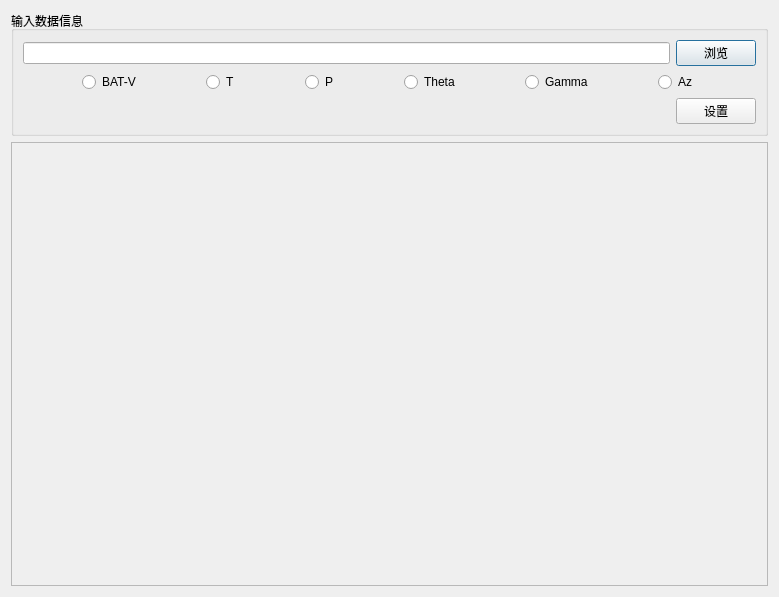
<?xml version="1.0" encoding="UTF-8"?>
<ui version="4.0">
 <class>OBNLogVisuailzationDisplay</class>
 <widget class="QDialog" name="OBNLogVisuailzationDisplay">
  <property name="geometry">
   <rect>
    <x>0</x>
    <y>0</y>
    <width>779</width>
    <height>597</height>
   </rect>
  </property>
  <property name="windowTitle">
   <string>Dialog</string>
  </property>
  <layout class="QGridLayout" name="gridLayout_2">
   <item row="0" column="0">
    <widget class="QGroupBox" name="groupBox">
     <property name="sizePolicy">
      <sizepolicy hsizetype="Preferred" vsizetype="Fixed">
       <horstretch>0</horstretch>
       <verstretch>0</verstretch>
      </sizepolicy>
     </property>
     <property name="title">
      <string>输入数据信息 </string>
     </property>
     <layout class="QGridLayout" name="gridLayout">
      <item row="0" column="0">
       <layout class="QHBoxLayout" name="horizontalLayout_2">
        <item>
         <widget class="QLineEdit" name="lineEditInputPath"/>
        </item>
        <item>
         <widget class="QPushButton" name="pushButtonBrowse">
          <property name="text">
           <string>浏览</string>
          </property>
         </widget>
        </item>
       </layout>
      </item>
      <item row="1" column="0">
       <layout class="QHBoxLayout" name="horizontalLayout">
        <item>
         <spacer name="horizontalSpacer">
          <property name="orientation">
           <enum>Qt::Horizontal</enum>
          </property>
          <property name="sizeHint" stdset="0">
           <size>
            <width>40</width>
            <height>20</height>
           </size>
          </property>
         </spacer>
        </item>
        <item>
         <widget class="QRadioButton" name="radioButtonBATV">
          <property name="text">
           <string>BAT-V</string>
          </property>
         </widget>
        </item>
        <item>
         <spacer name="horizontalSpacer_2">
          <property name="orientation">
           <enum>Qt::Horizontal</enum>
          </property>
          <property name="sizeHint" stdset="0">
           <size>
            <width>40</width>
            <height>20</height>
           </size>
          </property>
         </spacer>
        </item>
        <item>
         <widget class="QRadioButton" name="radioButtonT">
          <property name="text">
           <string>T</string>
          </property>
         </widget>
        </item>
        <item>
         <spacer name="horizontalSpacer_3">
          <property name="orientation">
           <enum>Qt::Horizontal</enum>
          </property>
          <property name="sizeHint" stdset="0">
           <size>
            <width>40</width>
            <height>20</height>
           </size>
          </property>
         </spacer>
        </item>
        <item>
         <widget class="QRadioButton" name="radioButtonP">
          <property name="text">
           <string>P</string>
          </property>
         </widget>
        </item>
        <item>
         <spacer name="horizontalSpacer_4">
          <property name="orientation">
           <enum>Qt::Horizontal</enum>
          </property>
          <property name="sizeHint" stdset="0">
           <size>
            <width>40</width>
            <height>20</height>
           </size>
          </property>
         </spacer>
        </item>
        <item>
         <widget class="QRadioButton" name="radioButtonTheta">
          <property name="text">
           <string>Theta</string>
          </property>
         </widget>
        </item>
        <item>
         <spacer name="horizontalSpacer_5">
          <property name="orientation">
           <enum>Qt::Horizontal</enum>
          </property>
          <property name="sizeHint" stdset="0">
           <size>
            <width>40</width>
            <height>20</height>
           </size>
          </property>
         </spacer>
        </item>
        <item>
         <widget class="QRadioButton" name="radioButtonGamma">
          <property name="text">
           <string>Gamma</string>
          </property>
         </widget>
        </item>
        <item>
         <spacer name="horizontalSpacer_6">
          <property name="orientation">
           <enum>Qt::Horizontal</enum>
          </property>
          <property name="sizeHint" stdset="0">
           <size>
            <width>40</width>
            <height>20</height>
           </size>
          </property>
         </spacer>
        </item>
        <item>
         <widget class="QRadioButton" name="radioButtonAz">
          <property name="text">
           <string>Az</string>
          </property>
         </widget>
        </item>
        <item>
         <spacer name="horizontalSpacer_7">
          <property name="orientation">
           <enum>Qt::Horizontal</enum>
          </property>
          <property name="sizeHint" stdset="0">
           <size>
            <width>40</width>
            <height>20</height>
           </size>
          </property>
         </spacer>
        </item>
       </layout>
      </item>
      <item row="2" column="0">
       <layout class="QHBoxLayout" name="horizontalLayout_3">
        <item>
         <spacer name="horizontalSpacer_8">
          <property name="orientation">
           <enum>Qt::Horizontal</enum>
          </property>
          <property name="sizeHint" stdset="0">
           <size>
            <width>40</width>
            <height>20</height>
           </size>
          </property>
         </spacer>
        </item>
        <item>
         <widget class="QPushButton" name="pushButtonSetup">
          <property name="text">
           <string>设置</string>
          </property>
         </widget>
        </item>
       </layout>
      </item>
     </layout>
    </widget>
   </item>
   <item row="1" column="0">
    <widget class="QFrame" name="widgetLogVisuailzation">
     <property name="frameShape">
      <enum>QFrame::StyledPanel</enum>
     </property>
     <property name="frameShadow">
      <enum>QFrame::Raised</enum>
     </property>
    </widget>
   </item>
  </layout>
 </widget>
 <resources/>
 <connections/>
</ui>
